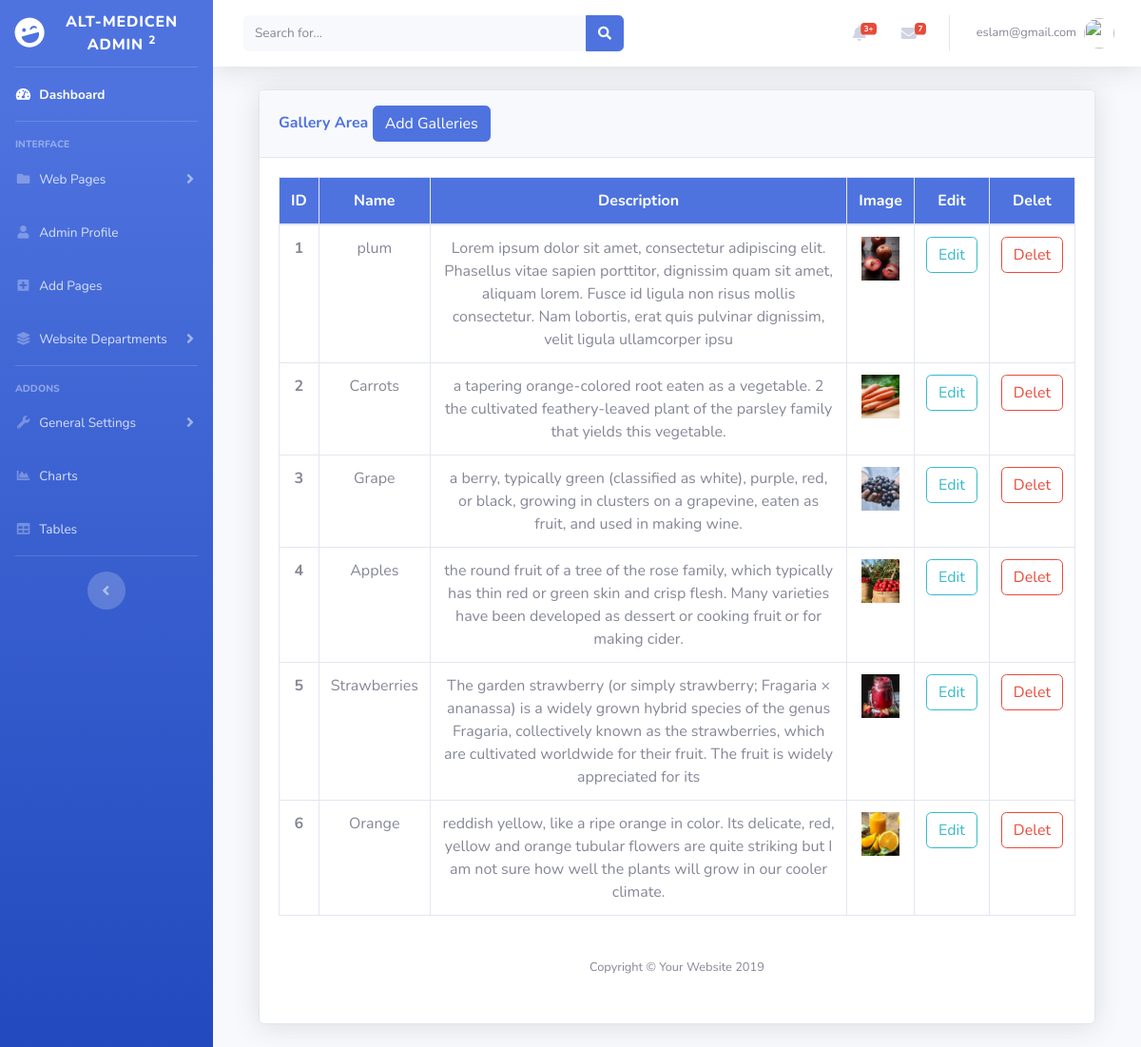
/home.php (signed in), run on the app's committed database.
### tables this page shows
CREATE TABLE `home` (
  `id` int(11) NOT NULL,
  `name` varchar(100) NOT NULL,
  `description` varchar(250) NOT NULL,
  `image` varchar(250) NOT NULL
);

### home.php (the view, shortened to what this page needs)
<?php
 include('includes/header.php');
 include('includes/navbar.php');
 include('includes/topbar.php');
 include('includes/dbconfig/dp.php');
?>
<div class='container-fluid'>
    <div class="card shadow mb-4">
        <div class="card-header py-3">
            <h6 class="m-0 font-weight-bold text-primary">Gallery Area
                <button type="button" class="btn btn-primary" data-toggle="modal" data-target="#adminprofile">
                   Add Galleries
                </button>
            </h6>
        </div>
        <div class="card-body">
            <div class="table-responsive">
                <?php
                    $query = "SELECT * FROM home";
                    $query_run = mysqli_query($connection , $query);
                ?>
                <table class="table table-bordered" id="dataTable" width="100%" cellspacing="0">
                    <thead class="bg-primary text-white">
                        <tr class="text-center">
                        <th scope="col">ID</th>
                        <th scope="col">Name</th>
                        <th scope="col">Description</th>
                        <th scope="col">Image</th>
                        <th scope="col"> Edit </th>
                        <th scope="col"> Delet </th>
                        </tr>
                    </thead>
                    <tbody>
                    <?php
                        if(mysqli_num_rows($query_run) > 0){
                            while($row = mysqli_fetch_assoc($query_run)){
                    ?>
                        <tr class="text-center">
                        <th scope="row"><?php echo $row['id'];  ?></th>
                        <td><?php echo $row['name'];  ?></td>
                        <td><?php echo $row['description'];  ?></td>
                        <td><?php echo '<img src="upload/home/gallery/'.$row["image"].'" width="40px"; height="40px" class="img-fluid" alt="Responsive image">'  ?></td>
                        <td>
                            <form action="home_edit.php" method="POST">
                                <button type="submit" name="gallery_editbtn" class="btn btn-outline-info">Edit</button>
                            </form>
                        </td>
                        <td>
                            <form action="code.php" method="POST">
                                <button type="submit" name="gallery_deletbtn" class="btn btn-outline-danger">Delet</button>
                            </form>
                        </td>
                        </tr>
                        <?php
                            }
                        }
                            else{
                                echo "No Record Found";
                            }
                        ?>
                    </tbody>
                </table>
            </div>
<?php
 include('includes/footer.php');
?>

### data on the page
home: id "1", name "plum", description "Lorem ipsum dolor sit amet, consectetur adipiscing elit. Phasellus vitae sapien porttitor, dignissim quam sit amet, aliquam lorem. Fusce id ligula non risus mollis consectetur. Nam lobortis, erat quis pulvinar dignissim, velit ligula ullamcorper ipsu", image (picture)
home: id "2", name "Carrots", description "a tapering orange-colored root eaten as a vegetable. 2 the cultivated feathery-leaved plant of the parsley family that yields this vegetable.", image (picture)
home: id "3", name "Grape", description "a berry, typically green (classified as white), purple, red, or black, growing in clusters on a grapevine, eaten as fruit, and used in making wine.", image (picture)
home: id "4", name "Apples", description "the round fruit of a tree of the rose family, which typically has thin red or green skin and crisp flesh. Many varieties have been developed as dessert or cooking fruit or for making cider.", image (picture)
home: id "5", name "Strawberries", description "The garden strawberry (or simply strawberry; Fragaria × ananassa) is a widely grown hybrid species of the genus Fragaria, collectively known as the strawberries, which are cultivated worldwide for their fruit. The fruit is widely appreciated for its", image (picture)
home: id "6", name "Orange", description "reddish yellow, like a ripe orange in color. Its delicate, red, yellow and orange tubular flowers are quite striking but I am not sure how well the plants will grow in our cooler climate.", image (picture)

### other printed values
$_SESSION['email'] "eslam@gmail.com"
